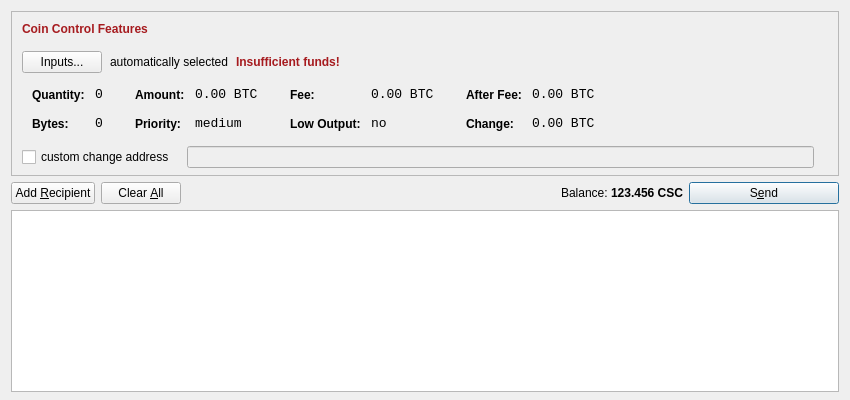
<?xml version="1.0" encoding="UTF-8"?>
<ui version="4.0">
 <class>SendCoinsDialog</class>
 <widget class="QDialog" name="SendCoinsDialog">
  <property name="geometry">
   <rect>
    <x>0</x>
    <y>0</y>
    <width>850</width>
    <height>400</height>
   </rect>
  </property>
  <property name="windowTitle">
   <string>Send Coins</string>
  </property>
  <layout class="QVBoxLayout" name="verticalLayout" stretch="0,0,1">
   <property name="bottomMargin">
    <number>8</number>
   </property>
   <item>
    <widget class="QFrame" name="frameCoinControl">
     <property name="sizePolicy">
      <sizepolicy hsizetype="Expanding" vsizetype="Expanding">
       <horstretch>0</horstretch>
       <verstretch>0</verstretch>
      </sizepolicy>
     </property>
     <property name="maximumSize">
      <size>
       <width>16777215</width>
       <height>16777215</height>
      </size>
     </property>
     <property name="frameShape">
      <enum>QFrame::StyledPanel</enum>
     </property>
     <property name="frameShadow">
      <enum>QFrame::Sunken</enum>
     </property>
     <layout class="QVBoxLayout" name="verticalLayoutCoinControl2">
      <property name="spacing">
       <number>6</number>
      </property>
      <property name="leftMargin">
       <number>0</number>
      </property>
      <property name="topMargin">
       <number>0</number>
      </property>
      <property name="rightMargin">
       <number>0</number>
      </property>
      <property name="bottomMargin">
       <number>6</number>
      </property>
      <item>
       <layout class="QVBoxLayout" name="verticalLayoutCoinControl" stretch="0,0,0,0,1">
        <property name="spacing">
         <number>0</number>
        </property>
        <property name="leftMargin">
         <number>10</number>
        </property>
        <property name="topMargin">
         <number>10</number>
        </property>
        <item>
         <layout class="QHBoxLayout" name="horizontalLayoutCoinControl1">
          <property name="bottomMargin">
           <number>15</number>
          </property>
          <item>
           <widget class="QLabel" name="labelCoinControlFeatures">
            <property name="sizePolicy">
             <sizepolicy hsizetype="Preferred" vsizetype="Maximum">
              <horstretch>0</horstretch>
              <verstretch>0</verstretch>
             </sizepolicy>
            </property>
            <property name="font">
             <font>
              <weight>75</weight>
              <bold>true</bold>
             </font>
            </property>
            <property name="styleSheet">
             <string notr="true">color:rgb(166,27,31);font-weight:bold;</string>
            </property>
            <property name="text">
             <string>Coin Control Features</string>
            </property>
           </widget>
          </item>
         </layout>
        </item>
        <item>
         <layout class="QHBoxLayout" name="horizontalLayoutCoinControl2" stretch="0,0,0,0">
          <property name="spacing">
           <number>8</number>
          </property>
          <property name="bottomMargin">
           <number>10</number>
          </property>
          <item>
           <widget class="QPushButton" name="pushButtonCoinControl">
            <property name="styleSheet">
             <string notr="true"/>
            </property>
            <property name="text">
             <string>Inputs...</string>
            </property>
           </widget>
          </item>
          <item>
           <widget class="QLabel" name="labelCoinControlAutomaticallySelected">
            <property name="text">
             <string>automatically selected</string>
            </property>
            <property name="margin">
             <number>5</number>
            </property>
           </widget>
          </item>
          <item>
           <widget class="QLabel" name="labelCoinControlInsuffFunds">
            <property name="font">
             <font>
              <weight>75</weight>
              <bold>true</bold>
             </font>
            </property>
            <property name="styleSheet">
             <string notr="true">color:rgb(166,27,31);font-weight:bold;</string>
            </property>
            <property name="text">
             <string>Insufficient funds!</string>
            </property>
            <property name="margin">
             <number>5</number>
            </property>
           </widget>
          </item>
          <item>
           <spacer name="horizontalSpacerCoinControl">
            <property name="orientation">
             <enum>Qt::Horizontal</enum>
            </property>
            <property name="sizeHint" stdset="0">
             <size>
              <width>40</width>
              <height>1</height>
             </size>
            </property>
           </spacer>
          </item>
         </layout>
        </item>
        <item>
         <widget class="QWidget" name="widgetCoinControl" native="true">
          <property name="sizePolicy">
           <sizepolicy hsizetype="Preferred" vsizetype="Preferred">
            <horstretch>0</horstretch>
            <verstretch>0</verstretch>
           </sizepolicy>
          </property>
          <property name="minimumSize">
           <size>
            <width>0</width>
            <height>0</height>
           </size>
          </property>
          <property name="styleSheet">
           <string notr="true"/>
          </property>
          <layout class="QHBoxLayout" name="horizontalLayoutCoinControl5">
           <property name="leftMargin">
            <number>0</number>
           </property>
           <property name="topMargin">
            <number>0</number>
           </property>
           <property name="rightMargin">
            <number>0</number>
           </property>
           <property name="bottomMargin">
            <number>0</number>
           </property>
           <item>
            <layout class="QHBoxLayout" name="horizontalLayoutCoinControl3" stretch="0,0,0,1">
             <property name="spacing">
              <number>20</number>
             </property>
             <property name="topMargin">
              <number>0</number>
             </property>
             <property name="bottomMargin">
              <number>10</number>
             </property>
             <item>
              <layout class="QFormLayout" name="formLayoutCoinControl1">
               <property name="horizontalSpacing">
                <number>10</number>
               </property>
               <property name="verticalSpacing">
                <number>14</number>
               </property>
               <property name="leftMargin">
                <number>10</number>
               </property>
               <property name="topMargin">
                <number>4</number>
               </property>
               <property name="rightMargin">
                <number>6</number>
               </property>
               <item row="0" column="0">
                <widget class="QLabel" name="labelCoinControlQuantityText">
                 <property name="styleSheet">
                  <string notr="true">font-weight:bold;</string>
                 </property>
                 <property name="text">
                  <string>Quantity:</string>
                 </property>
                 <property name="margin">
                  <number>0</number>
                 </property>
                </widget>
               </item>
               <item row="0" column="1">
                <widget class="QLabel" name="labelCoinControlQuantity">
                 <property name="font">
                  <font>
                   <family>Monospace</family>
                   <pointsize>10</pointsize>
                  </font>
                 </property>
                 <property name="cursor">
                  <cursorShape>IBeamCursor</cursorShape>
                 </property>
                 <property name="contextMenuPolicy">
                  <enum>Qt::ActionsContextMenu</enum>
                 </property>
                 <property name="text">
                  <string notr="true">0</string>
                 </property>
                 <property name="margin">
                  <number>0</number>
                 </property>
                 <property name="textInteractionFlags">
                  <set>Qt::LinksAccessibleByMouse|Qt::TextSelectableByKeyboard|Qt::TextSelectableByMouse</set>
                 </property>
                </widget>
               </item>
               <item row="1" column="0">
                <widget class="QLabel" name="labelCoinControlBytesText">
                 <property name="styleSheet">
                  <string notr="true">font-weight:bold;</string>
                 </property>
                 <property name="text">
                  <string>Bytes:</string>
                 </property>
                </widget>
               </item>
               <item row="1" column="1">
                <widget class="QLabel" name="labelCoinControlBytes">
                 <property name="font">
                  <font>
                   <family>Monospace</family>
                   <pointsize>10</pointsize>
                  </font>
                 </property>
                 <property name="cursor">
                  <cursorShape>IBeamCursor</cursorShape>
                 </property>
                 <property name="contextMenuPolicy">
                  <enum>Qt::ActionsContextMenu</enum>
                 </property>
                 <property name="text">
                  <string notr="true">0</string>
                 </property>
                 <property name="textInteractionFlags">
                  <set>Qt::LinksAccessibleByMouse|Qt::TextSelectableByKeyboard|Qt::TextSelectableByMouse</set>
                 </property>
                </widget>
               </item>
              </layout>
             </item>
             <item>
              <layout class="QFormLayout" name="formLayoutCoinControl2">
               <property name="horizontalSpacing">
                <number>10</number>
               </property>
               <property name="verticalSpacing">
                <number>14</number>
               </property>
               <property name="leftMargin">
                <number>6</number>
               </property>
               <property name="topMargin">
                <number>4</number>
               </property>
               <property name="rightMargin">
                <number>6</number>
               </property>
               <item row="0" column="0">
                <widget class="QLabel" name="labelCoinControlAmountText">
                 <property name="styleSheet">
                  <string notr="true">font-weight:bold;</string>
                 </property>
                 <property name="text">
                  <string>Amount:</string>
                 </property>
                 <property name="margin">
                  <number>0</number>
                 </property>
                </widget>
               </item>
               <item row="0" column="1">
                <widget class="QLabel" name="labelCoinControlAmount">
                 <property name="font">
                  <font>
                   <family>Monospace</family>
                   <pointsize>10</pointsize>
                  </font>
                 </property>
                 <property name="cursor">
                  <cursorShape>IBeamCursor</cursorShape>
                 </property>
                 <property name="contextMenuPolicy">
                  <enum>Qt::ActionsContextMenu</enum>
                 </property>
                 <property name="text">
                  <string notr="true">0.00 BTC</string>
                 </property>
                 <property name="textInteractionFlags">
                  <set>Qt::LinksAccessibleByMouse|Qt::TextSelectableByKeyboard|Qt::TextSelectableByMouse</set>
                 </property>
                </widget>
               </item>
               <item row="1" column="0">
                <widget class="QLabel" name="labelCoinControlPriorityText">
                 <property name="styleSheet">
                  <string notr="true">font-weight:bold;</string>
                 </property>
                 <property name="text">
                  <string>Priority:</string>
                 </property>
                </widget>
               </item>
               <item row="1" column="1">
                <widget class="QLabel" name="labelCoinControlPriority">
                 <property name="font">
                  <font>
                   <family>Monospace</family>
                   <pointsize>10</pointsize>
                  </font>
                 </property>
                 <property name="cursor">
                  <cursorShape>IBeamCursor</cursorShape>
                 </property>
                 <property name="contextMenuPolicy">
                  <enum>Qt::ActionsContextMenu</enum>
                 </property>
                 <property name="text">
                  <string>medium</string>
                 </property>
                 <property name="textInteractionFlags">
                  <set>Qt::LinksAccessibleByMouse|Qt::TextSelectableByKeyboard|Qt::TextSelectableByMouse</set>
                 </property>
                </widget>
               </item>
              </layout>
             </item>
             <item>
              <layout class="QFormLayout" name="formLayoutCoinControl3">
               <property name="horizontalSpacing">
                <number>10</number>
               </property>
               <property name="verticalSpacing">
                <number>14</number>
               </property>
               <property name="leftMargin">
                <number>6</number>
               </property>
               <property name="topMargin">
                <number>4</number>
               </property>
               <property name="rightMargin">
                <number>6</number>
               </property>
               <item row="0" column="0">
                <widget class="QLabel" name="labelCoinControlFeeText">
                 <property name="styleSheet">
                  <string notr="true">font-weight:bold;</string>
                 </property>
                 <property name="text">
                  <string>Fee:</string>
                 </property>
                 <property name="margin">
                  <number>0</number>
                 </property>
                </widget>
               </item>
               <item row="0" column="1">
                <widget class="QLabel" name="labelCoinControlFee">
                 <property name="font">
                  <font>
                   <family>Monospace</family>
                   <pointsize>10</pointsize>
                  </font>
                 </property>
                 <property name="cursor">
                  <cursorShape>IBeamCursor</cursorShape>
                 </property>
                 <property name="contextMenuPolicy">
                  <enum>Qt::ActionsContextMenu</enum>
                 </property>
                 <property name="text">
                  <string notr="true">0.00 BTC</string>
                 </property>
                 <property name="textInteractionFlags">
                  <set>Qt::LinksAccessibleByMouse|Qt::TextSelectableByKeyboard|Qt::TextSelectableByMouse</set>
                 </property>
                </widget>
               </item>
               <item row="1" column="0">
                <widget class="QLabel" name="labelCoinControlLowOutputText">
                 <property name="styleSheet">
                  <string notr="true">font-weight:bold;</string>
                 </property>
                 <property name="text">
                  <string>Low Output:</string>
                 </property>
                </widget>
               </item>
               <item row="1" column="1">
                <widget class="QLabel" name="labelCoinControlLowOutput">
                 <property name="font">
                  <font>
                   <family>Monospace</family>
                   <pointsize>10</pointsize>
                  </font>
                 </property>
                 <property name="cursor">
                  <cursorShape>IBeamCursor</cursorShape>
                 </property>
                 <property name="contextMenuPolicy">
                  <enum>Qt::ActionsContextMenu</enum>
                 </property>
                 <property name="text">
                  <string>no</string>
                 </property>
                 <property name="textInteractionFlags">
                  <set>Qt::LinksAccessibleByMouse|Qt::TextSelectableByKeyboard|Qt::TextSelectableByMouse</set>
                 </property>
                </widget>
               </item>
              </layout>
             </item>
             <item>
              <layout class="QFormLayout" name="formLayoutCoinControl4">
               <property name="horizontalSpacing">
                <number>10</number>
               </property>
               <property name="verticalSpacing">
                <number>14</number>
               </property>
               <property name="leftMargin">
                <number>6</number>
               </property>
               <property name="topMargin">
                <number>4</number>
               </property>
               <property name="rightMargin">
                <number>6</number>
               </property>
               <item row="0" column="0">
                <widget class="QLabel" name="labelCoinControlAfterFeeText">
                 <property name="styleSheet">
                  <string notr="true">font-weight:bold;</string>
                 </property>
                 <property name="text">
                  <string>After Fee:</string>
                 </property>
                 <property name="margin">
                  <number>0</number>
                 </property>
                </widget>
               </item>
               <item row="0" column="1">
                <widget class="QLabel" name="labelCoinControlAfterFee">
                 <property name="font">
                  <font>
                   <family>Monospace</family>
                   <pointsize>10</pointsize>
                  </font>
                 </property>
                 <property name="cursor">
                  <cursorShape>IBeamCursor</cursorShape>
                 </property>
                 <property name="contextMenuPolicy">
                  <enum>Qt::ActionsContextMenu</enum>
                 </property>
                 <property name="text">
                  <string notr="true">0.00 BTC</string>
                 </property>
                 <property name="textInteractionFlags">
                  <set>Qt::LinksAccessibleByMouse|Qt::TextSelectableByKeyboard|Qt::TextSelectableByMouse</set>
                 </property>
                </widget>
               </item>
               <item row="1" column="0">
                <widget class="QLabel" name="labelCoinControlChangeText">
                 <property name="styleSheet">
                  <string notr="true">font-weight:bold;</string>
                 </property>
                 <property name="text">
                  <string>Change:</string>
                 </property>
                </widget>
               </item>
               <item row="1" column="1">
                <widget class="QLabel" name="labelCoinControlChange">
                 <property name="font">
                  <font>
                   <family>Monospace</family>
                   <pointsize>10</pointsize>
                  </font>
                 </property>
                 <property name="cursor">
                  <cursorShape>IBeamCursor</cursorShape>
                 </property>
                 <property name="contextMenuPolicy">
                  <enum>Qt::ActionsContextMenu</enum>
                 </property>
                 <property name="text">
                  <string notr="true">0.00 BTC</string>
                 </property>
                 <property name="textInteractionFlags">
                  <set>Qt::LinksAccessibleByMouse|Qt::TextSelectableByKeyboard|Qt::TextSelectableByMouse</set>
                 </property>
                </widget>
               </item>
              </layout>
             </item>
            </layout>
           </item>
          </layout>
         </widget>
        </item>
        <item>
         <layout class="QHBoxLayout" name="horizontalLayoutCoinControl4" stretch="0,0,0">
          <property name="spacing">
           <number>12</number>
          </property>
          <property name="sizeConstraint">
           <enum>QLayout::SetDefaultConstraint</enum>
          </property>
          <property name="topMargin">
           <number>5</number>
          </property>
          <property name="rightMargin">
           <number>5</number>
          </property>
          <item>
           <widget class="QCheckBox" name="checkBoxCoinControlChange">
            <property name="text">
             <string>custom change address</string>
            </property>
           </widget>
          </item>
          <item>
           <widget class="QLineEdit" name="lineEditCoinControlChange">
            <property name="enabled">
             <bool>false</bool>
            </property>
            <property name="sizePolicy">
             <sizepolicy hsizetype="Expanding" vsizetype="Fixed">
              <horstretch>0</horstretch>
              <verstretch>0</verstretch>
             </sizepolicy>
            </property>
           </widget>
          </item>
          <item>
           <widget class="QLabel" name="labelCoinControlChangeLabel">
            <property name="sizePolicy">
             <sizepolicy hsizetype="Preferred" vsizetype="Expanding">
              <horstretch>0</horstretch>
              <verstretch>0</verstretch>
             </sizepolicy>
            </property>
            <property name="minimumSize">
             <size>
              <width>0</width>
              <height>0</height>
             </size>
            </property>
            <property name="text">
             <string/>
            </property>
            <property name="margin">
             <number>3</number>
            </property>
           </widget>
          </item>
         </layout>
        </item>
        <item>
         <spacer name="verticalSpacerCoinControl">
          <property name="orientation">
           <enum>Qt::Vertical</enum>
          </property>
          <property name="sizeHint" stdset="0">
           <size>
            <width>800</width>
            <height>1</height>
           </size>
          </property>
         </spacer>
        </item>
       </layout>
      </item>
     </layout>
    </widget>
   </item>
   <item>
    <layout class="QHBoxLayout" name="horizontalLayout">
     <item>
      <widget class="QPushButton" name="addButton">
       <property name="toolTip">
        <string>Send to multiple recipients at once</string>
       </property>
       <property name="text">
        <string>Add &amp;Recipient</string>
       </property>
       <property name="icon">
        <iconset resource="../bitcoin.qrc">
         <normaloff>:/icons/add</normaloff>:/icons/add</iconset>
       </property>
       <property name="autoDefault">
        <bool>false</bool>
       </property>
      </widget>
     </item>
     <item>
      <widget class="QPushButton" name="clearButton">
       <property name="sizePolicy">
        <sizepolicy hsizetype="Minimum" vsizetype="Fixed">
         <horstretch>0</horstretch>
         <verstretch>0</verstretch>
        </sizepolicy>
       </property>
       <property name="toolTip">
        <string>Remove all transaction fields</string>
       </property>
       <property name="text">
        <string>Clear &amp;All</string>
       </property>
       <property name="icon">
        <iconset resource="../bitcoin.qrc">
         <normaloff>:/icons/remove</normaloff>:/icons/remove</iconset>
       </property>
       <property name="autoRepeatDelay">
        <number>300</number>
       </property>
       <property name="autoDefault">
        <bool>false</bool>
       </property>
      </widget>
     </item>
     <item>
      <spacer name="horizontalSpacer">
       <property name="orientation">
        <enum>Qt::Horizontal</enum>
       </property>
       <property name="sizeHint" stdset="0">
        <size>
         <width>40</width>
         <height>20</height>
        </size>
       </property>
      </spacer>
     </item>
     <item>
      <layout class="QHBoxLayout" name="horizontalLayout_2">
       <property name="spacing">
        <number>3</number>
       </property>
       <item>
        <widget class="QLabel" name="label">
         <property name="text">
          <string>Balance:</string>
         </property>
        </widget>
       </item>
       <item>
        <widget class="QLabel" name="labelBalance">
         <property name="font">
          <font>
           <weight>75</weight>
           <bold>true</bold>
          </font>
         </property>
         <property name="cursor">
          <cursorShape>IBeamCursor</cursorShape>
         </property>
         <property name="text">
          <string>123.456 CSC</string>
         </property>
         <property name="textInteractionFlags">
          <set>Qt::LinksAccessibleByMouse|Qt::TextSelectableByKeyboard|Qt::TextSelectableByMouse</set>
         </property>
        </widget>
       </item>
      </layout>
     </item>
     <item>
      <widget class="QPushButton" name="sendButton">
       <property name="minimumSize">
        <size>
         <width>150</width>
         <height>0</height>
        </size>
       </property>
       <property name="toolTip">
        <string>Confirm the send action</string>
       </property>
       <property name="autoFillBackground">
        <bool>false</bool>
       </property>
       <property name="styleSheet">
        <string notr="true">background-color: rgb(170, 28, 33);
color: rgb(255, 255, 255);
pressed
{
background-color: rgb(170, 28, 33);
}</string>
       </property>
       <property name="text">
        <string>S&amp;end</string>
       </property>
       <property name="icon">
        <iconset resource="../bitcoin.qrc">
         <normaloff>:/icons/send</normaloff>:/icons/send</iconset>
       </property>
       <property name="default">
        <bool>true</bool>
       </property>
      </widget>
     </item>
    </layout>
   </item>
   <item>
    <widget class="QScrollArea" name="scrollArea">
     <property name="widgetResizable">
      <bool>true</bool>
     </property>
     <widget class="QWidget" name="scrollAreaWidgetContents">
      <property name="geometry">
       <rect>
        <x>0</x>
        <y>0</y>
        <width>826</width>
        <height>143</height>
       </rect>
      </property>
      <property name="styleSheet">
       <string notr="true">background-color: rgb(255, 255, 255);</string>
      </property>
      <layout class="QVBoxLayout" name="verticalLayout_2">
       <property name="leftMargin">
        <number>0</number>
       </property>
       <property name="topMargin">
        <number>0</number>
       </property>
       <property name="rightMargin">
        <number>0</number>
       </property>
       <property name="bottomMargin">
        <number>0</number>
       </property>
       <item>
        <widget class="QFrame" name="entries_2">
         <layout class="QVBoxLayout" name="entries">
          <property name="spacing">
           <number>6</number>
          </property>
         </layout>
        </widget>
       </item>
       <item>
        <spacer name="verticalSpacer">
         <property name="orientation">
          <enum>Qt::Vertical</enum>
         </property>
         <property name="sizeHint" stdset="0">
          <size>
           <width>20</width>
           <height>40</height>
          </size>
         </property>
        </spacer>
       </item>
      </layout>
     </widget>
    </widget>
   </item>
  </layout>
 </widget>
 <resources>
  <include location="../bitcoin.qrc"/>
 </resources>
 <connections/>
</ui>
